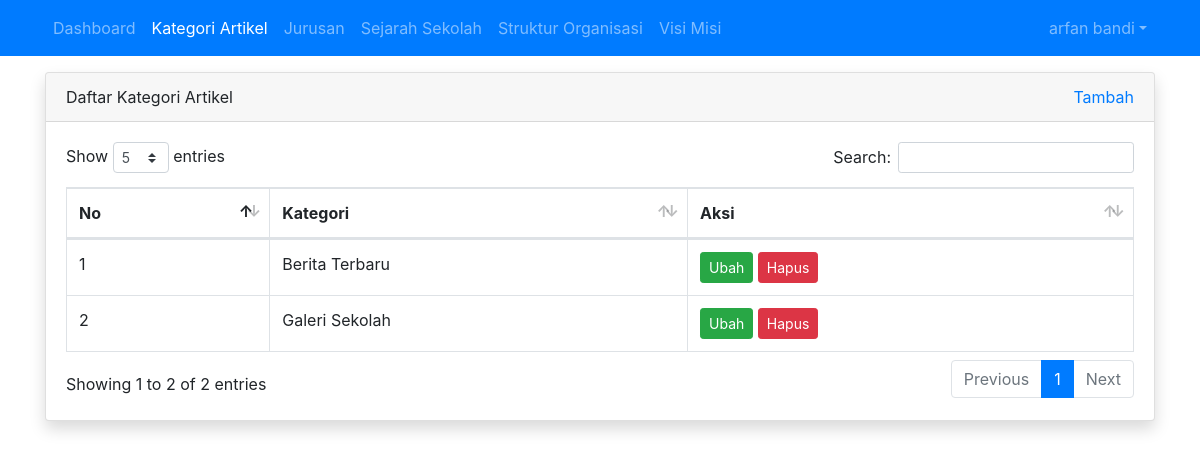
The app's page /admin/kategori_artikel/index.php (signed in) with its own data.
### tables this page shows
CREATE TABLE `tbl_kategori_artikel` (
  `id` int(11) NOT NULL,
  `nama_kategori` varchar(30) DEFAULT NULL
);

### admin/kategori_artikel/index.php (the view, shortened to what this page needs)
<?php
require_once '../../koneksi.php';
$query = mysqli_query($koneksi, "SELECT * FROM tbl_kategori_artikel");
$no = 1;
?>
<!DOCTYPE html>
<html>
<head>
	<link rel="stylesheet" href="../../resources/datatables/datatables.min.css">
	<link rel="stylesheet" href="../../resources/css/bootstrap.min.css">
</head>
<body>
	<?php require_once '../navbar.php'; ?>
	<div class="container mt-3">
		<div class="row">
			<div class="col">
				<div class="card shadow">
					<div class="card-header">
						<div class="clearfix">
							<div class="float-left">
								Daftar Kategori Artikel
							</div>
							<div class="float-right">
								<a href="tambah.php">Tambah</a>
							</div>
						</div>
					</div>
					<div class="card-body">
						<table id="table_id" class="dataTable table table-bordered">
						    <thead>
						        <tr>
						            <th>No</th>
						            <th>Kategori</th>
						            <th>Aksi</th>
						        </tr>
						    </thead>
						    <tbody>
						        <?php while($row = mysqli_fetch_assoc($query)) : ?>
									<tr>
										<td><?= $no++ ?></td>
										<td><?= $row['nama_kategori'] ?></td>
										<td>
											<a href="ubah.php?id=<?= $row['id'] ?>" class="btn btn-success btn-sm">Ubah</a>
											<a href="hapus.php?id=<?= $row['id'] ?>" class="btn btn-danger btn-sm" onclick="return confirm('Apakah Anda yakin menghapus Kategori Artikel ini?')">Hapus</a>
										</td>
									</tr>
								<?php endwhile; ?>
						    </tbody>
						</table>
					</div>
				</div>
			</div>
		</div>
	</div>
</body>
</html>

### records on screen
tbl_kategori_artikel: nama_kategori "Berita Terbaru"
tbl_kategori_artikel: nama_kategori "Galeri Sekolah"

### other values on screen
$_SESSION['nama'] "arfan bandi"
